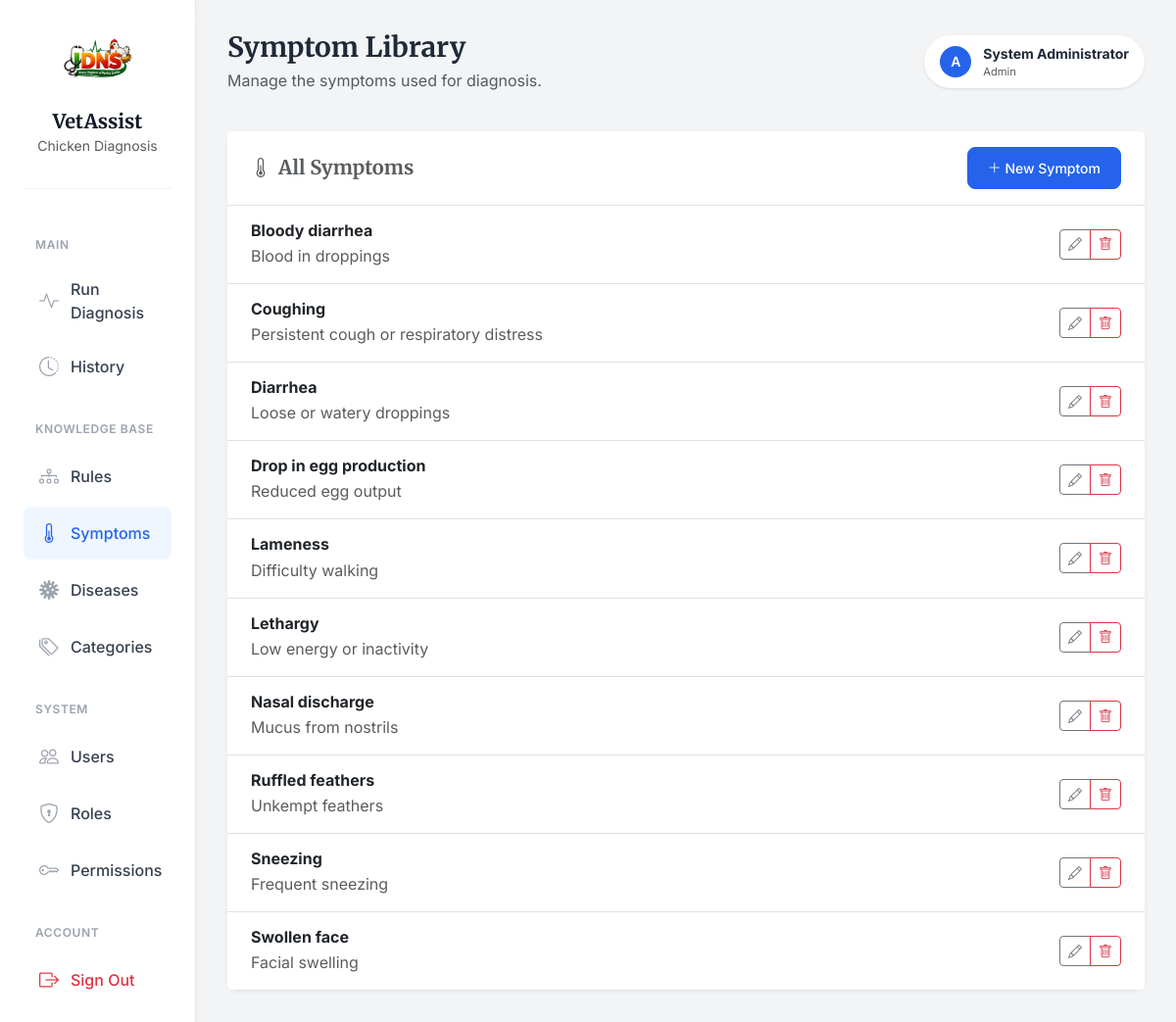
The page /expert-system/symptoms (signed in) on the database its author committed.
### app/models/user.py (models this page shows, shortened)
class UserTable(UserMixin, db.Model):
    __tablename__ = "tbl_users"
    id = db.Column(db.Integer, db.Sequence('seq_users_id'), primary_key=True)
    username = db.Column(db.String(80), unique=True, nullable=False)
    email = db.Column(db.String(120), unique=True, nullable=False)
    full_name = db.Column(db.String(120), nullable=False)
    is_active = db.Column(db.Boolean, default=True, nullable=False)
    password_hash = db.Column(db.String(255), nullable=False)
    created_at = db.Column(db.DateTime, default=datetime.utcnow, nullable=False)
    updated_at = db.Column(db.DateTime, default=datetime.utcnow, onupdate=datetime.utcnow, nullable=False)
    roles = db.relationship("RoleTable", secondary=tbl_user_roles, back_populates="users")
    def has_role(self, role_name: str) -> bool:
        return any(role.name == role_name for role in self.roles)
    def get_permission_codes(self) -> set[str]:
        return {perm.code for role in self.roles for perm in role.permissions}
    def has_permission(self, permission_code: str) -> bool:
        return permission_code in self.get_permission_codes()

### app/models/role.py (models this page shows, shortened)
class RoleTable(db.Model):
    __tablename__= "tbl_roles"
    id = db.Column(db.Integer, db.Sequence('seq_roles_id'), primary_key=True)
    name = db.Column(db.String(80), unique=True, nullable=False)
    description = db.Column(db.String(255))
    created_at = db.Column(db.DateTime, default=datetime.utcnow, nullable=False)
    updated_at = db.Column(db.DateTime, default=datetime.utcnow, onupdate=datetime.utcnow, nullable=False)
    users = db.relationship("UserTable", secondary=tbl_user_roles,back_populates="roles" )
    permissions = db.relationship("PermissionTable", secondary=tbl_role_permissions, back_populates="roles")

### app/models/expert_system.py (models this page shows, shortened)
class Symptom(db.Model):
    __tablename__ = "tbl_symptoms"
    id = db.Column(db.Integer, db.Sequence('seq_symptoms_id'), primary_key=True)
    name = db.Column(db.String(120), unique=True, nullable=False)
    description = db.Column(db.String(255))
    created_at = db.Column(db.DateTime, default=datetime.utcnow, nullable=False)
    cases = db.relationship(
        "Case",
        secondary=tbl_cases_symptoms,
        back_populates="symptoms",
    )
    rules = db.relationship(
        "Rule",
        secondary=tbl_rules_symptoms,
        back_populates="symptoms",
    )

### app/routes/expert_system.py (the view)
@expert_system_bp.route("/symptoms")
@login_required
@require_permission("manage_symptoms")
def symptoms_index():
    symptoms = SymptomService.get_all()
    return render_template("expert_system/symptoms/index.html", symptoms=symptoms)

### app/services/expert_system_service.py (called while the page is built)
    @staticmethod
    def get_all() -> List[Symptom]:
        return Symptom.query.order_by(Symptom.name.asc()).all()

### app/templates/expert_system/symptoms/index.html (shortened to what this page needs)
{% extends "layouts/base.html" %}
{% block page_title %}Symptom Library{% endblock %}
{% block page_subtitle %}Manage the symptoms used for diagnosis.{% endblock %}
{% block content %}
<div class="card border-0 shadow-sm">
    <div class="card-header bg-white py-3 border-bottom">
        <div class="d-flex justify-content-between align-items-center">
            <h5 class="mb-0 fw-bold text-muted">
                <i class="bi bi-thermometer-half me-2"></i>All Symptoms
            </h5>
            <a href="{{ url_for('expert_system.symptoms_create') }}" class="btn btn-primary btn-sm">
                <i class="bi bi-plus-lg"></i> New Symptom
            </a>
        </div>
    </div>
    <div class="list-group list-group-flush">
        {% for symptom in symptoms %}
        <div class="list-group-item py-3 px-4">
            <div class="d-flex justify-content-between align-items-center">
                <div class="flex-grow-1">
                    <h6 class="fw-bold mb-1 text-dark">{{ symptom.name }}</h6>
                    <p class="text-muted mb-0">{{ symptom.description }}</p>
                </div>
                <div class="ms-4">
                    <div class="btn-group">
                        <a href="{{ url_for('expert_system.symptoms_edit', symptom_id=symptom.id) }}" class="btn btn-sm btn-outline-secondary" title="Edit">
                            <i class="bi bi-pencil"></i>
                        </a>
                        <a href="{{ url_for('expert_system.symptoms_delete', symptom_id=symptom.id) }}" class="btn btn-sm btn-outline-danger" title="Delete">
                            <i class="bi bi-trash"></i>
                        </a>
                    </div>
                </div>
            </div>
        </div>
        {% endfor %}
    </div>
</div>
{% endblock %}

### app/templates/layouts/base.html (shortened to what this page needs)
<!DOCTYPE html>
<html lang="en">
<head>
    <link href="https://cdn.jsdelivr.net/npm/bootstrap@5.3.0/dist/css/bootstrap.min.css" rel="stylesheet">
    <link rel="stylesheet" href="https://cdn.jsdelivr.net/npm/bootstrap-icons@1.11.3/font/bootstrap-icons.min.css">
</head>
<body>
    <div class="container-fluid">
        <div class="row">
            {% block sidebar %}
            <nav class="col-md-3 col-lg-2 d-md-block sidebar collapse" id="sidebarMenu">
                <div class="brand-section">
                    <img src="{{ url_for('static', filename='images/logo1.png') }}" alt="VetAssist Logo" class="brand-logo">
                    <h5 class="brand-font fw-bold mb-0">VetAssist</h5>
                    <small class="text-muted">Chicken Diagnosis</small>
                </div>
                <div class="position-sticky pt-2">
                    {% if current_user.is_authenticated %}
                        <div class="nav-section-label">Main</div>
                        <ul class="nav flex-column">
                            <li class="nav-item">
                                <a class="nav-link {% if 'expert_system.diagnose' in request.endpoint %}active{% endif %}" href="{{ url_for('expert_system.diagnose') }}">
                                    <i class="bi bi-activity"></i>
                                    Run Diagnosis
                                </a>
                            </li>
                            <li class="nav-item">
                                <a class="nav-link {% if 'expert_system.cases' in request.endpoint %}active{% endif %}" href="{{ url_for('expert_system.cases_index') }}">
                                    <i class="bi bi-clock-history"></i> History
                                </a>
                            </li>
                        </ul>
                        {% if current_user.has_role('Admin') or current_user.has_role('Doctor') %}
                        <div class="nav-section-label">Knowledge Base</div>
                        <ul class="nav flex-column">
                            <li class="nav-item">
                                <a class="nav-link {% if 'expert_system.rules' in request.endpoint %}active{% endif %}" href="{{ url_for('expert_system.rules_index') }}">
                                    <i class="bi bi-diagram-3"></i> Rules
                                </a>
                            </li>
                            <li class="nav-item">
                                <a class="nav-link {% if 'expert_system.symptoms' in request.endpoint %}active{% endif %}" href="{{ url_for('expert_system.symptoms_index') }}">
                                    <i class="bi bi-thermometer-half"></i> Symptoms
                                </a>
                            </li>
                            <li class="nav-item">
                                <a class="nav-link {% if 'expert_system.diseases' in request.endpoint %}active{% endif %}" href="{{ url_for('expert_system.diseases_index') }}">
                                    <i class="bi bi-virus"></i> Diseases
                                </a>
                            </li>
                            <li class="nav-item">
                                <a class="nav-link {% if 'expert_system.categories' in request.endpoint %}active{% endif %}" href="{{ url_for('expert_system.categories_index') }}">
                                    <i class="bi bi-tags"></i> Categories
                                </a>
                            </li>
                        </ul>
                        {% endif %}
                        {% if current_user.has_role('Admin') %}
                        <div class="nav-section-label">System</div>
                        <ul class="nav flex-column">
                            <li class="nav-item">
                                <a class="nav-link {% if 'tbl_users' in request.endpoint %}active{% endif %}" href="{{ url_for('tbl_users.index') }}">
                                    <i class="bi bi-people"></i> Users
                                </a>
                            </li>
                            <li class="nav-item">
                                <a class="nav-link {% if 'tbl_roles' in request.endpoint %}active{% endif %}" href="{{ url_for('tbl_roles.index') }}">
                                    <i class="bi bi-shield-lock"></i> Roles
                                </a>
                            </li>
                            <li class="nav-item">
                                <a class="nav-link {% if 'tbl_permissions' in request.endpoint %}active{% endif %}" href="{{ url_for('tbl_permissions.index') }}">
                                    <i class="bi bi-key"></i> Permissions
                                </a>
                            </li>
                        </ul>
                        {% endif %}
                        <div class="nav-section-label">Account</div>
                        <ul class="nav flex-column mb-4">
                            <li class="nav-item">
                                <a class="nav-link text-danger" href="{{ url_for('auth.logout') }}">
                                    <i class="bi bi-box-arrow-right text-danger"></i> Sign Out
                                </a>
                            </li>
                        </ul>
                    {% endif %}
                </div>
            </nav>
            {% endblock %}
            <main class="{% block main_class %}col-md-9 ms-sm-auto col-lg-10{% endblock %} content-wrapper">
                <div class="page-header">
                    <div>
                        <h2 class="h3 fw-bold mb-1">{% block page_title %}{% endblock %}</h2>
                        <p class="text-muted mb-0">{% block page_subtitle %}{% endblock %}</p>
                    </div>
                    {% if current_user.is_authenticated %}
                    <div class="user-profile">
                        <div class="user-avatar">
                            {{ current_user.username[0] | upper }}
                        </div>
                        <div class="d-none d-sm-block">
                            <div class="fw-bold small">{{ current_user.full_name }}</div>
                            <div class="text-muted" style="font-size: 0.7rem;">{{ current_user.roles[0].name if current_user.roles else 'User' }}</div>
                        </div>
                    </div>
                    {% endif %}
                </div>
                {% block content %}{% endblock %}
            </main>
        </div>
    </div>
</body>
</html>

### app/templates/layouts/base.html (style rules this page uses)
:root { --bg-body: #f3f4f6; --text-main: #1f2937; --text-muted: #6b7280; --primary-color: #2563eb; --primary-hover: #1d4ed8; --sidebar-bg: #ffffff; --sidebar-text: #374151; --sidebar-active-bg: #eff6ff; --sidebar-active-text: #2563eb; --card-shadow: 0 4px 6px -1px rgba(0, 0, 0, 0.1), 0 2px 4px -1px rgba(0, 0, 0, 0.06); --border-radius: 0.75rem; }
body { font-family: 'Inter', sans-serif; background-color: var(--bg-body); color: var(--text-main); -webkit-font-smoothing: antialiased; }
h1, h2, h3, h4, h5, .brand-font { font-family: 'Merriweather', serif; color: #111827; }
.sidebar { background-color: var(--sidebar-bg); border-right: 1px solid #e5e7eb; min-height: 100vh; padding: 1.5rem; box-shadow: 4px 0 24px rgba(0,0,0,0.02); }
.brand-section { padding-bottom: 2rem; margin-bottom: 1rem; border-bottom: 1px solid #f3f4f6; text-align: center; }
.brand-logo { max-width: 100%; height: auto; max-height: 80px; margin-bottom: 0.5rem; }
.nav-section-label { font-size: 0.75rem; font-weight: 600; text-transform: uppercase; letter-spacing: 0.05em; color: #9ca3af; margin-top: 1.5rem; margin-bottom: 0.75rem; padding-left: 0.75rem; }
.nav-link { color: var(--sidebar-text); padding: 0.75rem 1rem; border-radius: 0.5rem; margin-bottom: 0.25rem; font-weight: 500; display: flex; align-items: center; transition: all 0.2s ease; }
.nav-link i { font-size: 1.25rem; margin-right: 0.75rem; color: #9ca3af; transition: color 0.2s; }
.nav-link.active { background-color: var(--sidebar-active-bg); color: var(--sidebar-active-text); }
.nav-link.active i { color: var(--sidebar-active-text); }
.content-wrapper { padding: 2rem; }
.page-header { margin-bottom: 2.5rem; display: flex; justify-content: space-between; align-items: center; }
.user-profile { display: flex; align-items: center; gap: 0.75rem; padding: 0.5rem 1rem; background: white; border-radius: 2rem; box-shadow: 0 1px 3px rgba(0,0,0,0.1); }
.user-avatar { width: 32px; height: 32px; background-color: var(--primary-color); color: white; border-radius: 50%; display: flex; align-items: center; justify-content: center; font-weight: 600; font-size: 0.875rem; }
.card { background: white; border: none; border-radius: var(--border-radius); box-shadow: var(--card-shadow); transition: transform 0.2s ease, box-shadow 0.2s ease; }
.card-header { background: transparent; border-bottom: 1px solid #f3f4f6; padding: 1.25rem 1.5rem; }
.btn-primary { background-color: var(--primary-color); border-color: var(--primary-color); padding: 0.625rem 1.25rem; border-radius: 0.5rem; font-weight: 500; }

### rows shown on the page
UserTable: username "A", full_name "System Administrator"
RoleTable: name "Admin"
Symptom: name "Bloody diarrhea", description "Blood in droppings"
Symptom: name "Coughing", description "Persistent cough or respiratory distress"
Symptom: name "Diarrhea", description "Loose or watery droppings"
Symptom: name "Drop in egg production", description "Reduced egg output"
Symptom: name "Lameness", description "Difficulty walking"
Symptom: name "Lethargy", description "Low energy or inactivity"
Symptom: name "Nasal discharge", description "Mucus from nostrils"
Symptom: name "Ruffled feathers", description "Unkempt feathers"
Symptom: name "Sneezing", description "Frequent sneezing"
Symptom: name "Swollen face", description "Facial swelling"
